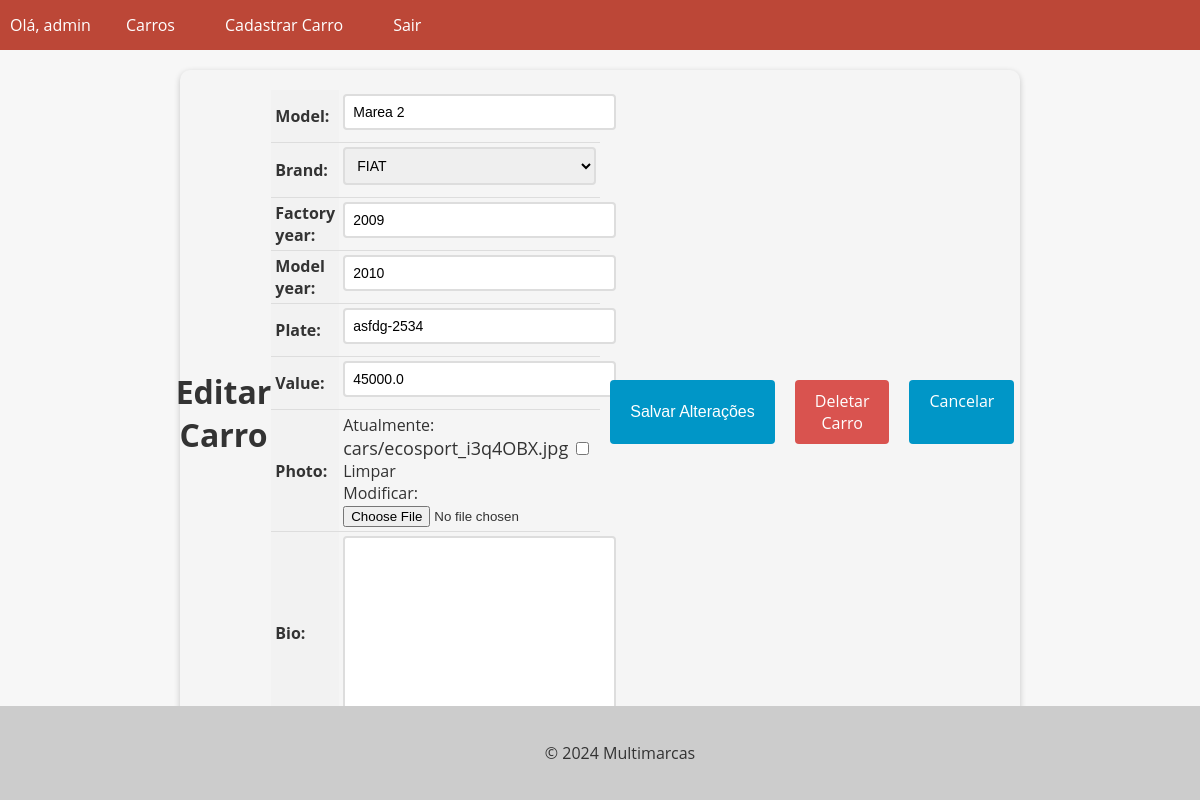
The app's page /car/14/update/ (signed in) with its own data.
### cars/models.py (models this page shows, shortened)
class Car(models.Model):
    id = models.AutoField(primary_key=True)
    model = models.CharField(max_length=200)
    brand = models.ForeignKey(Brand, on_delete=models.PROTECT, related_name='car_brand')
    factory_year = models.IntegerField(blank=True, null=True)
    model_year = models.IntegerField(blank=True, null=True)
    plate = models.CharField(max_length=10, blank=True, null=True)
    value = models.FloatField(blank=True, null=True)
    photo = models.ImageField(upload_to='cars/', blank=True, null=True )
    bio = models.TextField(blank=True, null=True)

class Brand(models.Model):
    id = models.AutoField(primary_key=True)
    name = models.CharField(max_length=200)
    def __str__(self) -> str:
        return self.name

### cars/views.py (the view, shortened to what this page needs)
# urls.py: path('car/<int:pk>/update/', CarUpdateView.as_view(), name='car_update'),
@method_decorator(login_required(login_url='login'), name='dispatch')
class CarUpdateView(UpdateView):
    model = Car
    form_class = CarModelForm
    template_name = 'car_update.html'

### cars/forms.py (shortened to what this page needs)
class CarModelForm(forms.ModelForm):
    class Meta:
        model = Car
        fields = '__all__'

### cars/templates/car_update.html (shortened to what this page needs)
{% extends "base.html" %}
{% block content %}
  <form method="post" enctype="multipart/form-data">
    <h1>Editar Carro</h1>
    <table>
      {{ form.as_table }}
    </table>
    <div>
      <div class="buttons-container">
        <input type="submit" value="Salvar Alterações" class="btn btn-primary">
        <a href="{% url 'car_delete' pk=object.pk %}" class="btn btn-danger">Deletar Carro</a>
        <a href="{% url 'cars_list' %}" class="btn btn-secondary">Cancelar</a>
      </div>
    </div>
  </form>
{% endblock %}

### app/templates/base.html (shortened to what this page needs)
{% load static %}
<!DOCTYPE html>
<html lang="en">
<head>
  <link rel="stylesheet" href="{% static 'css/style.css' %}">
</head>
<body>
  <header>
    <nav>
      <ul>
        {% if user.is_authenticated %}
        <li>Olá, {{user.username}}</li>
          <li><a href="{% url 'cars_list' %}">Carros</a></li>
          <li><a href="{% url 'new_cars' %}">Cadastrar Carro</a></li>
          <li><a href="{% url 'logout' %}">Sair</a></li>
        {% endif %}
      </ul>
    </nav>
  </header>
  <main>
    {% block content %}
    {% endblock %}
  </main>
  <footer>
    <p>&copy; 2024 Multimarcas</p>
  </footer>
</body>
</html>

### static/css/style.css (style rules this page uses)
body { font-family: 'Open Sans', sans-serif; background-color: #f7f7f7; color: #333; margin: 0; padding: 0; }
header { background-color: #d05846; color: #fff; text-align: center; }
footer { background-color: #ccc; color: #333; padding: 20px; text-align: center; position:fixed; width: 100%; bottom:0; }
nav { color: #fff; background-color: #bc4737; color: #fff; height: 50px; display: flex; justify-content: space-between; align-items: center; margin-bottom: 20px; }
nav ul { list-style: none; margin: 0; padding: 0; display: flex; }
nav ul li { margin: 0 10px; }
nav ul li a { color: #fff; text-decoration: none; font-size: 16px; padding: 15px; transition: all 0.3s ease; }
form { display: flex; justify-content: center; align-items: center; margin-bottom: 20px; text-align: center; padding: 20px; }
input[type="text"] { padding: 10px; font-size: 16px; border: 2px solid #e3e1e1; border-radius: 4px; margin-right: 10px; transition: border-bottom-color 0.3s ease-in-out; }
a { font-size: 18px; color: #333; text-decoration: none; }
.buttons-container { display: flex; justify-content: center; margin-top: 20px; margin-bottom: 20px; }
.btn { display: inline-block; background-color: #0096c7; color: #fff; border: none; padding: 10px 20px; font-size: 16px; border-radius: 4px; cursor: pointer; transition: background-color 0.3s ease-in-out; margin: 0 10px; }
.btn-danger { background-color: #d9534f; text-decoration: none !important; }
a { text-decoration: none !important; }
form { max-width: 800px; margin: 0 auto; padding: 20px; background-color: #f5f5f5; border-radius: 10px; box-shadow: 0 2px 6px rgba(0, 0, 0, 0.2); }
form h1 { font-size: 2rem; margin-bottom: 20px; text-align: center; }
table { margin: 0 auto; border-collapse: collapse; width: 100%; max-width: 600px; }
th, td { padding: 4px; text-align: left; border-bottom: 1px solid #ddd; }
th { background-color: #f2f2f2; }
input[type="text"], input[type="number"], select, textarea { padding: 8px; font-size: 14px; border: 2px solid #ddd; border-radius: 4px; width: 100%; max-width: 300px; margin-bottom: 8px; transition: border-bottom-color 0.3s ease-in-out; }
.btn { background-color: #0096c7; color: #fff; border: none; padding: 10px 20px; font-size: 16px; border-radius: 4px; cursor: pointer; transition: background-color 0.3s ease-in-out; }

### records on screen
Car: model "Marea 2", brand "FIAT", factory_year "2009", model_year "2010", plate "asfdg-2534", value "45000.0"

### other values on screen
{{ user.username }} "admin"
